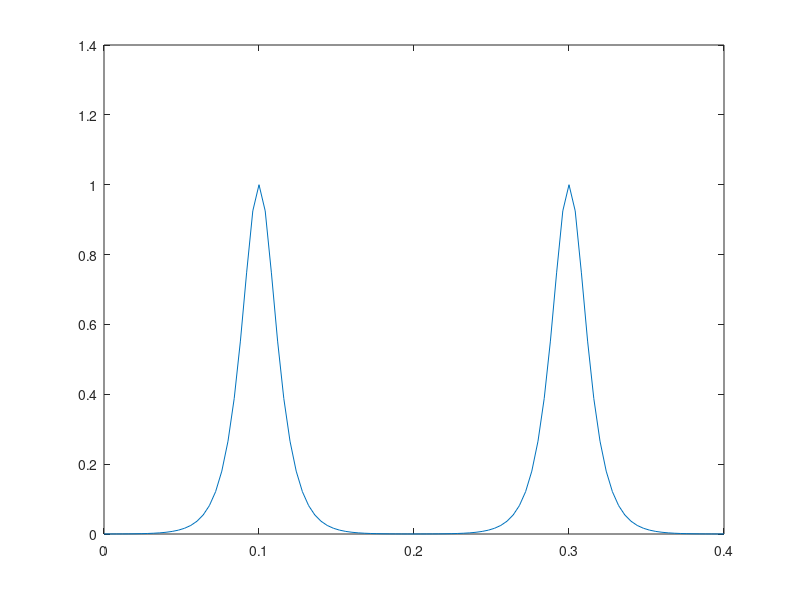

The MATLAB source for this figure: (Note: this script raises an error after producing the figure.)
close all
clear all
clc

iter_cg = 10000;
epsilon = 0.001;

nt = 101
n2 = 101
dt = 0.004
df = 1./((nt-1)*dt)
tmax = (nt-1)*dt
fmax = (nt-1)*df

t = (0:dt:tmax)';
f = (0:df:fmax)';
omega = 2*pi*f;


z = 20.0;
tau = 2.0*z/1500
index = floor(tau/dt) + floor(nt/2) + 1;

F = zeros(nt, 1);
F(floor(nt/2) + 1) = 1.0;
F(index) = -1.0;


%% Get primary
noise = randn(nt,1)/20.0;
primary_sig =  1./cosh(100*(t-0.1)) + 1./cosh(100*(t-0.3));% + noise;
figure(1)
plot(t,primary_sig);



%% Synthetize data with ghost
withghost = convolution2(primary_sig,F) + noise;
figure(2)
plot(t,withghost);


%% Create Mirror data
mirror_data = -withghost;
figure(3)
plot(t,mirror_data);



%% Fourier transform
fwithghost = fft(withghost);
figure(4)
plot(f,abs(fwithghost));

absfwithghost=abs(fwithghost);


 %% Calculate forward filter
 tau2 = 0.0267
 eps = 0.2
 tshift = exp(-1i*tau2*omega);
 a = 1.0;
 F1 = 1 - a*tshift;

 for i = nt:-1:floor(nt/2)
  F1(i) = conj(F1(nt - i + 2));
 end

 for i = 1:nt
  if ( abs(F1(i)) < eps )
    F1(i) = eps;
  end
 end
 
 
figure(5)
plot(f,abs(F1));


 %% Find P
 for i = 1:nt
   fP(i) = fwithghost(i)/F1(i); 
 end


 P = real(ifft(fP));
 
 figure(6)
 plot(t,P);
 
 figure(7)
 plot(f,abs(fP));

 
